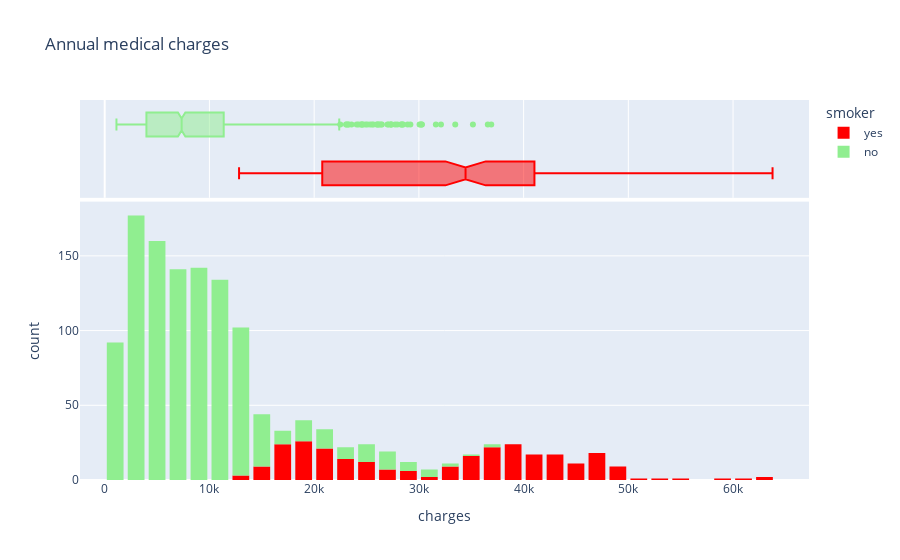
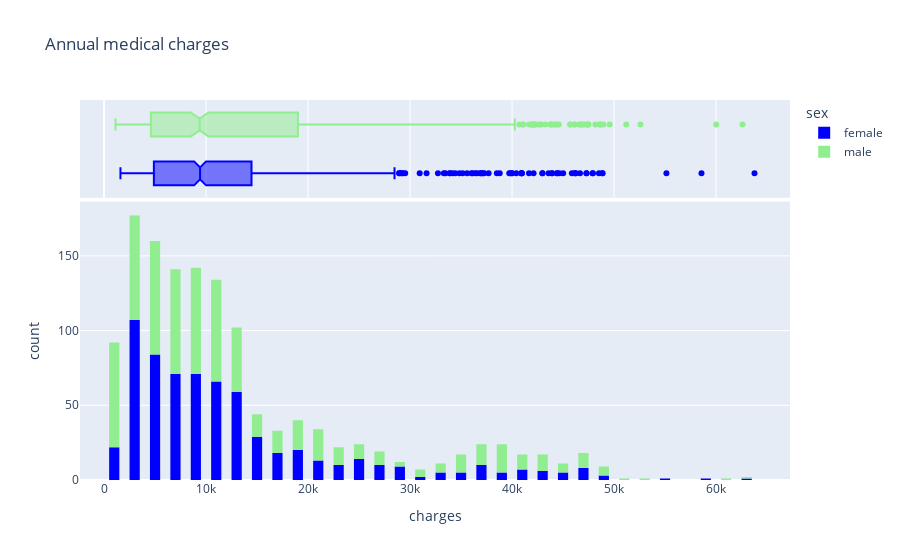
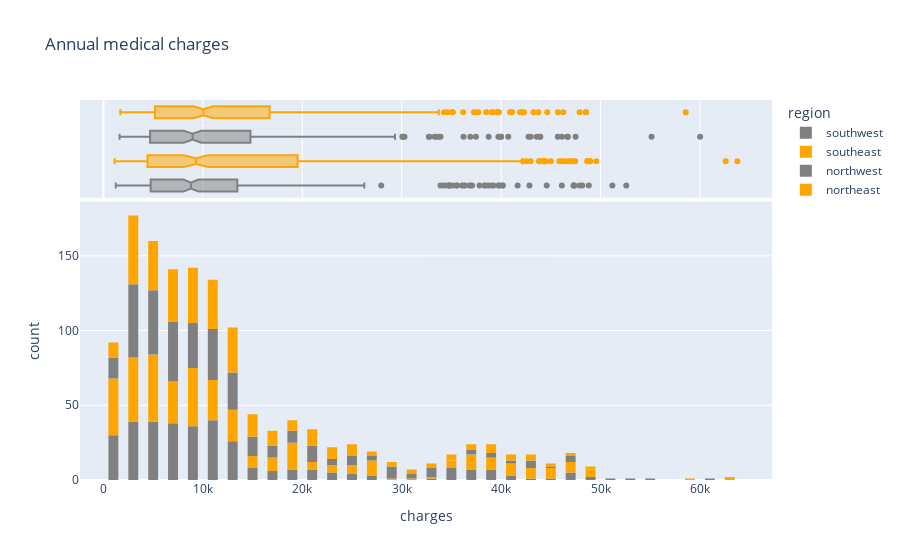

These figures' notebook cell, in order:
### Markdown cell above
#### Charges

### Code cell
# charges <-> smokers
fig1 = px.histogram(
    data,
    x='charges',
    marginal='box',
    color='smoker',
    color_discrete_sequence=['red', 'lightgreen'],
    title='Annual medical charges'
)

fig1.update_layout(bargap=0.2)
fig1.show()

# charges <-> sex
fig2 = px.histogram(
    data,
    x='charges',
    marginal='box',
    color='sex',
    color_discrete_sequence=['blue', 'lightgreen'],
    title='Annual medical charges'
)
fig2.update_layout(bargap=0.5)
fig2.show()

# charges <-> sex
fig3 = px.histogram(
    data,
    x='charges',
    marginal='box',
    color='region',
    color_discrete_sequence=['gray', 'orange'],
    title='Annual medical charges'
)
fig3.update_layout(bargap=0.5)
fig3.show()

### Figure 1 — Plotly figure (JSON) as saved in the notebook; plotly's stock layout.template omitted (floating-point values rounded to 4 significant figures; data arrays with more than 128 entries replaced by an {"elided": "..."} marker saying what was removed)
{"data": [{"alignmentgroup": "True", "bingroup": "x", "hovertemplate": "smoker=yes<br>charges=%{x}<br>count=%{y}<extra></extra>", "legendgroup": "yes", "marker": {"color": "red", "pattern": {"shape": ""}}, "name": "yes", "offsetgroup": "yes", "orientation": "v", "showlegend": true, "type": "histogram", "x": {"elided": "274 float values"}, "xaxis": "x", "yaxis": "y"}, {"alignmentgroup": "True", "hovertemplate": "smoker=yes<br>charges=%{x}<extra></extra>", "legendgroup": "yes", "marker": {"color": "red"}, "name": "yes", "notched": true, "offsetgroup": "yes", "showlegend": false, "type": "box", "x": {"elided": "274 float values"}, "xaxis": "x2", "yaxis": "y2"}, {"alignmentgroup": "True", "bingroup": "x", "hovertemplate": "smoker=no<br>charges=%{x}<br>count=%{y}<extra></extra>", "legendgroup": "no", "marker": {"color": "lightgreen", "pattern": {"shape": ""}}, "name": "no", "offsetgroup": "no", "orientation": "v", "showlegend": true, "type": "histogram", "x": {"elided": "1064 float values"}, "xaxis": "x", "yaxis": "y"}, {"alignmentgroup": "True", "hovertemplate": "smoker=no<br>charges=%{x}<extra></extra>", "legendgroup": "no", "marker": {"color": "lightgreen"}, "name": "no", "notched": true, "offsetgroup": "no", "showlegend": false, "type": "box", "x": {"elided": "1064 float values"}, "xaxis": "x2", "yaxis": "y2"}], "layout": {"bargap": 0.2, "barmode": "relative", "legend": {"title": {"text": "smoker"}, "tracegroupgap": 0}, "title": {"text": "Annual medical charges"}, "xaxis": {"anchor": "y", "domain": [0, 1], "title": {"text": "charges"}}, "xaxis2": {"anchor": "y2", "domain": [0, 1], "matches": "x", "showgrid": true, "showticklabels": false}, "yaxis": {"anchor": "x", "domain": [0, 0.7326], "title": {"text": "count"}}, "yaxis2": {"anchor": "x2", "domain": [0.7426, 1], "matches": "y2", "showgrid": false, "showline": false, "showticklabels": false, "ticks": ""}}}

### Figure 2 — Plotly figure (JSON) as saved in the notebook; plotly's stock layout.template omitted (floating-point values rounded to 4 significant figures; data arrays with more than 128 entries replaced by an {"elided": "..."} marker saying what was removed)
{"data": [{"alignmentgroup": "True", "bingroup": "x", "hovertemplate": "sex=female<br>charges=%{x}<br>count=%{y}<extra></extra>", "legendgroup": "female", "marker": {"color": "blue", "pattern": {"shape": ""}}, "name": "female", "offsetgroup": "female", "orientation": "v", "showlegend": true, "type": "histogram", "x": {"elided": "662 float values"}, "xaxis": "x", "yaxis": "y"}, {"alignmentgroup": "True", "hovertemplate": "sex=female<br>charges=%{x}<extra></extra>", "legendgroup": "female", "marker": {"color": "blue"}, "name": "female", "notched": true, "offsetgroup": "female", "showlegend": false, "type": "box", "x": {"elided": "662 float values"}, "xaxis": "x2", "yaxis": "y2"}, {"alignmentgroup": "True", "bingroup": "x", "hovertemplate": "sex=male<br>charges=%{x}<br>count=%{y}<extra></extra>", "legendgroup": "male", "marker": {"color": "lightgreen", "pattern": {"shape": ""}}, "name": "male", "offsetgroup": "male", "orientation": "v", "showlegend": true, "type": "histogram", "x": {"elided": "676 float values"}, "xaxis": "x", "yaxis": "y"}, {"alignmentgroup": "True", "hovertemplate": "sex=male<br>charges=%{x}<extra></extra>", "legendgroup": "male", "marker": {"color": "lightgreen"}, "name": "male", "notched": true, "offsetgroup": "male", "showlegend": false, "type": "box", "x": {"elided": "676 float values"}, "xaxis": "x2", "yaxis": "y2"}], "layout": {"bargap": 0.5, "barmode": "relative", "legend": {"title": {"text": "sex"}, "tracegroupgap": 0}, "title": {"text": "Annual medical charges"}, "xaxis": {"anchor": "y", "domain": [0, 1], "title": {"text": "charges"}}, "xaxis2": {"anchor": "y2", "domain": [0, 1], "matches": "x", "showgrid": true, "showticklabels": false}, "yaxis": {"anchor": "x", "domain": [0, 0.7326], "title": {"text": "count"}}, "yaxis2": {"anchor": "x2", "domain": [0.7426, 1], "matches": "y2", "showgrid": false, "showline": false, "showticklabels": false, "ticks": ""}}}

### Figure 3 — Plotly figure (JSON) as saved in the notebook; plotly's stock layout.template omitted (floating-point values rounded to 4 significant figures; data arrays with more than 128 entries replaced by an {"elided": "..."} marker saying what was removed)
{"data": [{"alignmentgroup": "True", "bingroup": "x", "hovertemplate": "region=southwest<br>charges=%{x}<br>count=%{y}<extra></extra>", "legendgroup": "southwest", "marker": {"color": "gray", "pattern": {"shape": ""}}, "name": "southwest", "offsetgroup": "southwest", "orientation": "v", "showlegend": true, "type": "histogram", "x": {"elided": "325 float values"}, "xaxis": "x", "yaxis": "y"}, {"alignmentgroup": "True", "hovertemplate": "region=southwest<br>charges=%{x}<extra></extra>", "legendgroup": "southwest", "marker": {"color": "gray"}, "name": "southwest", "notched": true, "offsetgroup": "southwest", "showlegend": false, "type": "box", "x": {"elided": "325 float values"}, "xaxis": "x2", "yaxis": "y2"}, {"alignmentgroup": "True", "bingroup": "x", "hovertemplate": "region=southeast<br>charges=%{x}<br>count=%{y}<extra></extra>", "legendgroup": "southeast", "marker": {"color": "orange", "pattern": {"shape": ""}}, "name": "southeast", "offsetgroup": "southeast", "orientation": "v", "showlegend": true, "type": "histogram", "x": {"elided": "364 float values"}, "xaxis": "x", "yaxis": "y"}, {"alignmentgroup": "True", "hovertemplate": "region=southeast<br>charges=%{x}<extra></extra>", "legendgroup": "southeast", "marker": {"color": "orange"}, "name": "southeast", "notched": true, "offsetgroup": "southeast", "showlegend": false, "type": "box", "x": {"elided": "364 float values"}, "xaxis": "x2", "yaxis": "y2"}, {"alignmentgroup": "True", "bingroup": "x", "hovertemplate": "region=northwest<br>charges=%{x}<br>count=%{y}<extra></extra>", "legendgroup": "northwest", "marker": {"color": "gray", "pattern": {"shape": ""}}, "name": "northwest", "offsetgroup": "northwest", "orientation": "v", "showlegend": true, "type": "histogram", "x": {"elided": "325 float values"}, "xaxis": "x", "yaxis": "y"}, {"alignmentgroup": "True", "hovertemplate": "region=northwest<br>charges=%{x}<extra></extra>", "legendgroup": "northwest", "marker": {"color": "gray"}, "name": "northwest", "notched": true, "offsetgroup": "northwest", "showlegend": false, "type": "box", "x": {"elided": "325 float values"}, "xaxis": "x2", "yaxis": "y2"}, {"alignmentgroup": "True", "bingroup": "x", "hovertemplate": "region=northeast<br>charges=%{x}<br>count=%{y}<extra></extra>", "legendgroup": "northeast", "marker": {"color": "orange", "pattern": {"shape": ""}}, "name": "northeast", "offsetgroup": "northeast", "orientation": "v", "showlegend": true, "type": "histogram", "x": {"elided": "324 float values"}, "xaxis": "x", "yaxis": "y"}, {"alignmentgroup": "True", "hovertemplate": "region=northeast<br>charges=%{x}<extra></extra>", "legendgroup": "northeast", "marker": {"color": "orange"}, "name": "northeast", "notched": true, "offsetgroup": "northeast", "showlegend": false, "type": "box", "x": {"elided": "324 float values"}, "xaxis": "x2", "yaxis": "y2"}], "layout": {"bargap": 0.5, "barmode": "relative", "legend": {"title": {"text": "region"}, "tracegroupgap": 0}, "title": {"text": "Annual medical charges"}, "xaxis": {"anchor": "y", "domain": [0, 1], "title": {"text": "charges"}}, "xaxis2": {"anchor": "y2", "domain": [0, 1], "matches": "x", "showgrid": true, "showticklabels": false}, "yaxis": {"anchor": "x", "domain": [0, 0.7326], "title": {"text": "count"}}, "yaxis2": {"anchor": "x2", "domain": [0.7426, 1], "matches": "y2", "showgrid": false, "showline": false, "showticklabels": false, "ticks": ""}}}
